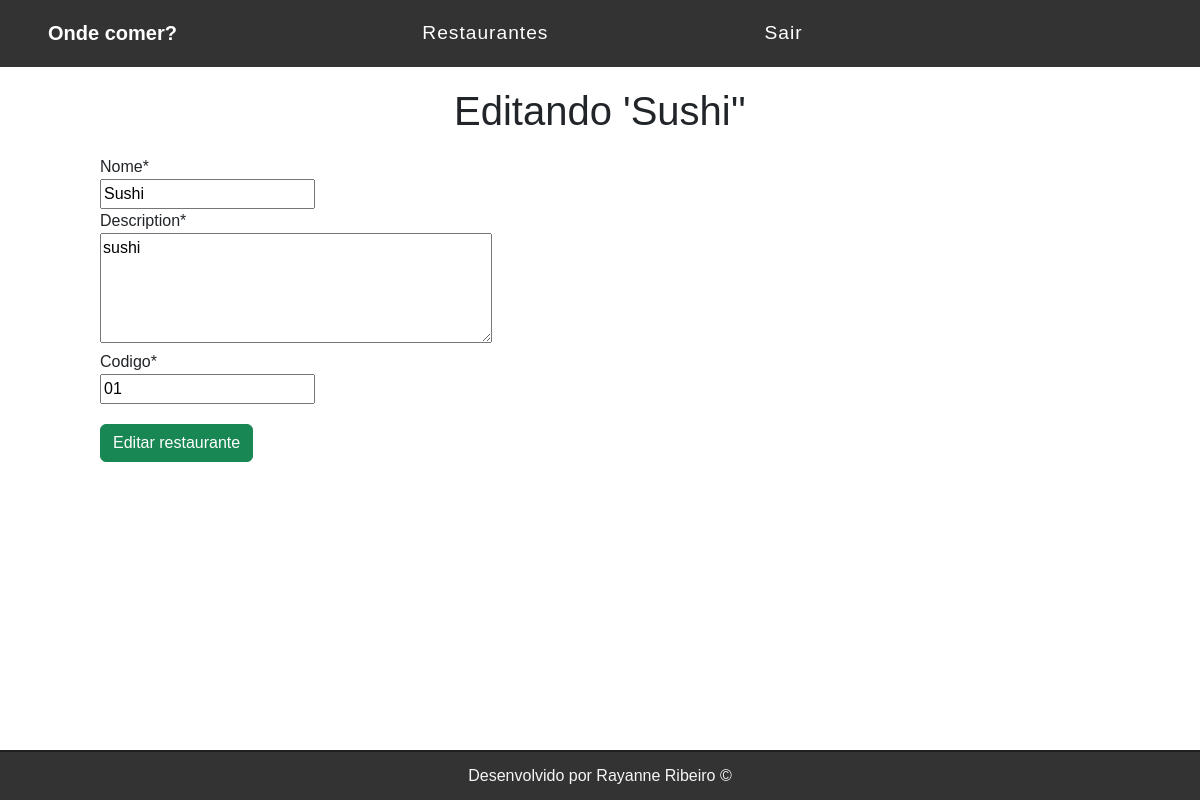
The app's page /edit/1 (signed in) with its own data.
### restaurantes/models.py (models this page shows, shortened)
class Restaurante(models.Model):
    nome = models.CharField(max_length=255)
    description = models.TextField()
    codigo = models.CharField(max_length=15)
    created_at = models.DateTimeField(auto_now_add=True)
    updated_at = models.DateTimeField(auto_now=True)

### restaurantes/views.py (the view)
# urls.py: path('edit/<int:id>', editRestaurante, name='edit-restaurante'),
@login_required
def editRestaurante(request, id):
    restaurante = get_object_or_404(Restaurante, pk=id)
    form = RestauranteForm(instance=restaurante)
    if request.method == 'POST':
        form = RestauranteForm(request.POST, instance=restaurante)
        if (form.is_valid()):
            restaurante = form.save(commit=False)
            restaurante.save()
            return redirect('/')
        else:
            return render(request, 'restaurante/edit_restaurante.html', {'form': form, 'restaurante': restaurante})
    else:
        return render(request, 'restaurante/editrestaurante.html', {'form': form, 'restaurante': restaurante})

### restaurantes/forms.py
class RestauranteForm(forms.ModelForm):
    class Meta:
        model = Restaurante
        fields = ('nome', 'description', 'codigo')

### restaurantes/templates/restaurante/editrestaurante.html (shortened to what this page needs)
{% extends 'base.html' %}
{% load crispy_forms_tags %}
{% block content %}
<div class="offset-1 col-10 list-div">
    <h1>Editando '{{restaurante.nome}}'' </h1>
    <form  method="post">
        {{form|crispy}}
        <input type="submit"class="btn btn-success btn-edit" value="Editar restaurante">
    </form>
</div>
{% endblock %}

### restaurantes/static/css/style.css (style rules this page uses)
* { font-family: sans-serif; }
.list-div { padding: 0; }
.btn-add, .btn-edit { margin: 20px 0px; }
h6,h4,h3, h1 { text-align: center; }
h1 { margin-bottom: 20px; }
.textarea { height: 110px; }

### records on screen
Restaurante: nome "Sushi", description "sushi", codigo "01"
